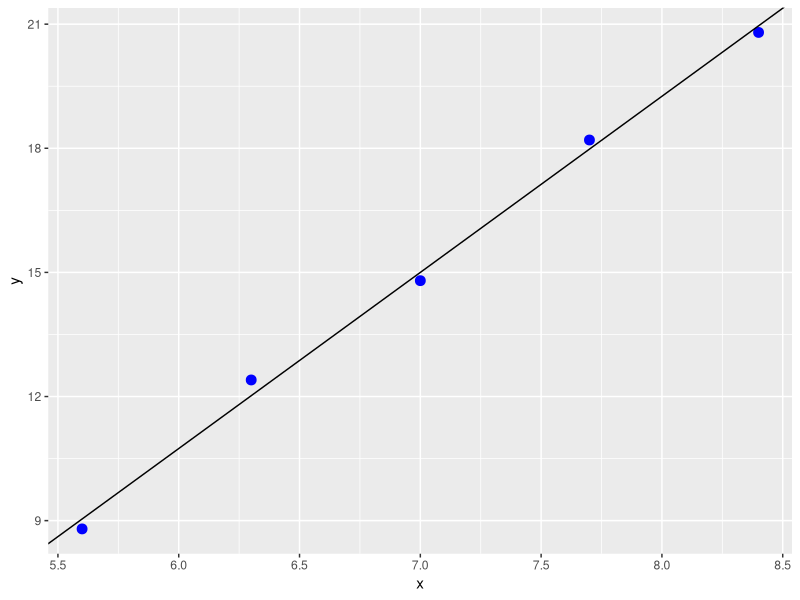

This chart was generated by the following R code:
## ---- chunk 1
knitr::opts_chunk$set(echo = FALSE)
knitr::opts_chunk$set(tidy = TRUE)
knitr::opts_chunk$set(warning = FALSE)

loadPkg <- function(x) {
  if(!require(x, character.only = T)) install.packages(x, dependencies = T, repos = "http://cran.us.r-project.org")
  require(x, character.only = T)
}

libs <- c("knitr", "magrittr", "data.table", "kableExtra", "tidyverse", "matlib", "combinat", "leaps", "dummies", "rootSolve", "Deriv", "pracma")

lapply(libs, loadPkg)
## ---- chunk 2
d1 <- data.frame(x = c(5.6, 6.3, 7, 7.7, 8.4), y = c(8.8, 12.4, 14.8, 18.2, 20.8))
m1 <- lm(y ~ x, data=d1)
summary(m1)

ggplot(d1, aes(x, y)) +
  geom_point(color = "blue", size = 3) +
  geom_abline(aes(slope = coef(m1)[2], intercept = coef(m1)[1]))
## ---- chunk 3
fxy <- function(x, y) 24*x - 6*x*y^2 - 8*y^3
fp.x <- Deriv(fxy, c('x'))
fp.y <- Deriv(fxy, c('y'))

Deriv(fxy, c('x', 'y'))
## ---- chunk 4
fxy(-4, 2)
fxy(4, -2)

results <- data_frame(x = c(-4, 4), y = c(2, -2), z = fxy(x, y)) %>%
  print
## ---- chunk 5
fp.x2 <- Deriv(fp.x, c('x'))
fp.y2 <- Deriv(fp.y, c('y'))
fp.xy <- Deriv(fp.x, c('y'))

D2 <- function(x, y, f1, f2, f3) {
  return(f1(x, y) * f2(x, y) - f3(x, y))
}

results %>%
  mutate(fp.x2 = fp.x2(x, y),
         fp.y2 = fp.y2(x, y),
         fp.xy = fp.xy(x, y),
         D2 = fp.x2 * fp.y2 - fp.xy)
## ---- chunk 6
r.xy <- function(x, y) -21*x^2 + 28*x*y - 23*y^2 + 81*x + 40*y

r.xy(2.3, 4.1)
## ---- chunk 7
c.xy <- function(y) 1/3*y^2 - 14*y + 2908
cp.xy <- Deriv(c.xy, c('y'))
## ---- chunk 8
q5 <- function(x, y) exp(8*x + 3*y)
integral2(q5, 2, 4, 2, 4)
